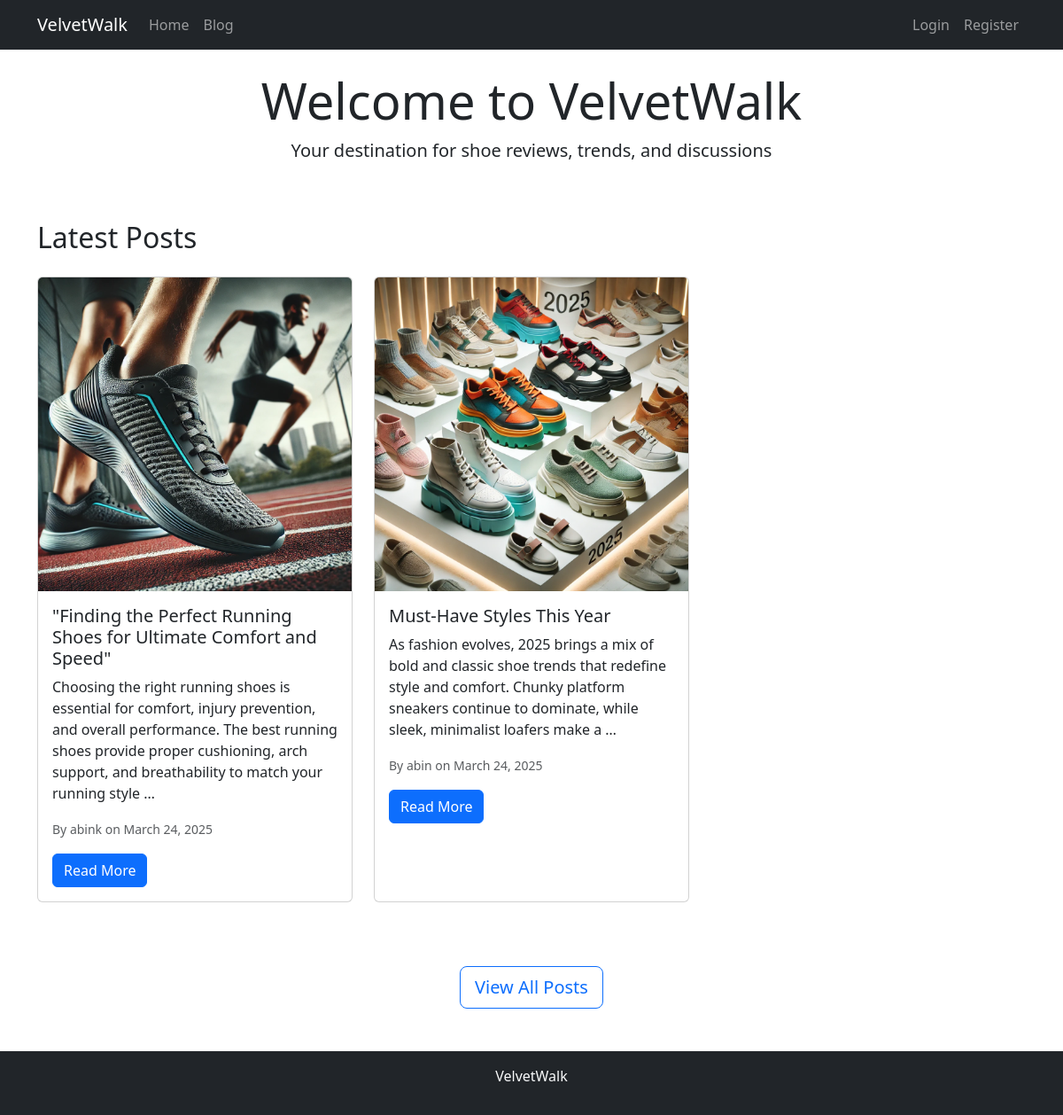
The page / on the database its author committed.
### VelvetWalk_app/models.py (models this page shows, shortened)
class BlogPost(models.Model):
    title = models.CharField(max_length=200)
    content = models.TextField()
    author = models.ForeignKey(User, on_delete=models.CASCADE)
    image = models.ImageField(upload_to='blog_images', blank=True, null=True)
    created_at = models.DateTimeField(default=timezone.now)
    updated_at = models.DateTimeField(auto_now=True)
    likes = models.ManyToManyField(User, related_name='liked_posts', blank=True)
    views = models.PositiveIntegerField(default=0)
    class Meta:
        ordering = ['-created_at']

### VelvetWalk_app/views.py (the view)
# urls.py: path('', views.home, name='home'),
def home(request):
    context = {
        'posts': BlogPost.objects.all()[:3]
    }
    return render(request, 'VelvetWalk_app/home.html', context)

### VelvetWalk_app/templates/VelvetWalk_app/home.html (shortened to what this page needs)
{% extends "VelvetWalk_app/base.html" %}
{% block content %}
<div class="row">
    <div class="col-md-12 text-center mb-5">
        <h1 class="display-4">Welcome to VelvetWalk</h1>
        <p class="lead">Your destination for shoe reviews, trends, and discussions</p>
    </div>
</div>
<div class="row">
    <div class="col-md-12">
        <h2 class="mb-4">Latest Posts</h2>
    </div>
    {% for post in posts %}
    <div class="col-md-4 mb-4">
        <div class="card h-100">
            {% if post.image %}
            <img src="{{ post.image.url }}" class="card-img-top" alt="{{ post.title }}">
            {% endif %}
            <div class="card-body">
                <h5 class="card-title">{{ post.title }}</h5>
                <p class="card-text">{{ post.content|truncatewords:30 }}</p>
                <p class="card-text"><small class="text-muted">By {{ post.author.username }} on {{ post.created_at|date:"F d, Y" }}</small></p>
                <a href="{% url 'post_detail' post.pk %}" class="btn btn-primary">Read More</a>
            </div>
        </div>
    </div>
    {% empty %}
    <div class="col-md-12">
        <p>No posts yet. Be the first to create one!</p>
    </div>
    {% endfor %}
</div>
<div class="row mt-5">
    <div class="col-md-12 text-center">
        <a href="{% url 'blog_list' %}" class="btn btn-outline-primary btn-lg">View All Posts</a>
    </div>
</div>
{% endblock %}

### rows shown on the page
BlogPost: image (picture), title "\"Finding the Perfect Running Shoes for Ultimate Comfort and Speed\"", content "Choosing the right running shoes is essential for comfort, injury prevention, and overall performance. The best running shoes provide proper cushioning, arch support, and breathability to match your running style …", author.username "abink", created_at "March 24, 2025"
BlogPost: image (picture), title "Must-Have Styles This Year", content "As fashion evolves, 2025 brings a mix of bold and classic shoe trends that redefine style and comfort. Chunky platform sneakers continue to dominate, while sleek, minimalist loafers make a …", author.username "abin", created_at "March 24, 2025"
